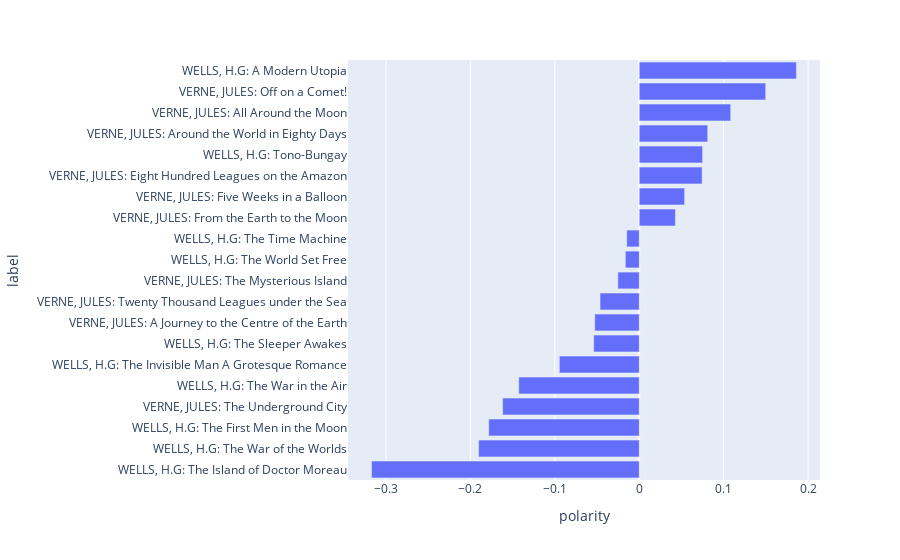

This figure's notebook cell:
### Code cell
px.bar(BOOKS.reset_index().sort_values('polarity'), 'polarity', 'label', orientation='h', height=1000)

### Figure 1 — Plotly figure (JSON) as saved in the notebook; plotly's stock layout.template omitted (floating-point values rounded to 4 significant figures)
{"data": [{"alignmentgroup": "True", "hovertemplate": "polarity=%{x}<br>label=%{y}<extra></extra>", "legendgroup": "", "marker": {"color": "#636efa", "pattern": {"shape": ""}}, "name": "", "offsetgroup": "", "orientation": "h", "showlegend": false, "textposition": "auto", "type": "bar", "x": [-0.317, -0.1902, -0.1782, -0.1618, -0.1427, -0.09462, -0.05393, -0.0527, -0.04642, -0.02534, -0.01649, -0.01482, 0.0428, 0.0537, 0.07444, 0.07502, 0.08103, 0.1083, 0.1497, 0.1861], "xaxis": "x", "y": ["WELLS, H.G: The Island of Doctor Moreau", "WELLS, H.G: The War of the Worlds", "WELLS, H.G: The First Men in the Moon", "VERNE, JULES: The Underground City", "WELLS, H.G: The War in the Air", "WELLS, H.G: The Invisible Man A Grotesque Romance", "WELLS, H.G: The Sleeper Awakes", "VERNE, JULES: A Journey to the Centre of the Earth", "VERNE, JULES: Twenty Thousand Leagues under the Sea", "VERNE, JULES: The Mysterious Island", "WELLS, H.G: The World Set Free", "WELLS, H.G: The Time Machine", "VERNE, JULES: From the Earth to the Moon", "VERNE, JULES: Five Weeks in a Balloon", "VERNE, JULES: Eight Hundred Leagues on the Amazon", "WELLS, H.G: Tono-Bungay", "VERNE, JULES: Around the World in Eighty Days", "VERNE, JULES: All Around the Moon", "VERNE, JULES: Off on a Comet!", "WELLS, H.G: A Modern Utopia"], "yaxis": "y"}], "layout": {"autosize": true, "barmode": "relative", "legend": {"tracegroupgap": 0}, "margin": {"t": 60}, "xaxis": {"anchor": "y", "autorange": true, "domain": [0, 1], "range": [-0.3449, 0.2141], "title": {"text": "polarity"}, "type": "linear"}, "yaxis": {"anchor": "x", "autorange": true, "domain": [0, 1], "range": [-0.5, 19.5], "title": {"text": "label"}, "type": "category"}}}
